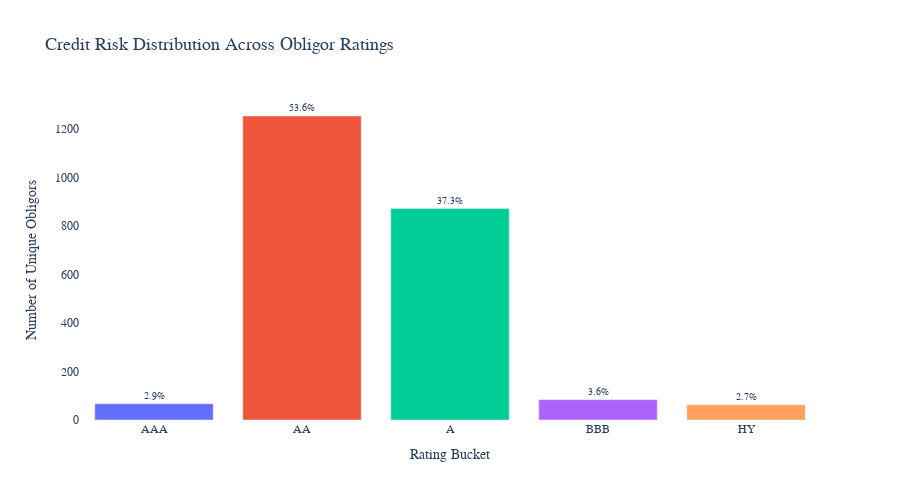

Notebook source saved alongside this figure:
### Code cell
analyze_credit_risk_distribution(portfolio_data)

### Figure 1 — Plotly figure (JSON) as saved in the notebook; plotly's stock layout.template omitted (floating-point values rounded to 4 significant figures)
{"data": [{"alignmentgroup": "True", "hovertemplate": "Rating Bucket=%{x}<br>Number of Obligors=%{y}<br>text=%{text}<extra></extra>", "legendgroup": "AAA", "marker": {"color": "#636EFA", "pattern": {"shape": ""}}, "name": "AAA", "offsetgroup": "AAA", "orientation": "v", "showlegend": true, "text": ["2.9%"], "textfont": {"size": 10}, "textposition": "outside", "type": "bar", "x": ["AAA"], "xaxis": "x", "y": [67], "yaxis": "y"}, {"alignmentgroup": "True", "hovertemplate": "Rating Bucket=%{x}<br>Number of Obligors=%{y}<br>text=%{text}<extra></extra>", "legendgroup": "AA", "marker": {"color": "#EF553B", "pattern": {"shape": ""}}, "name": "AA", "offsetgroup": "AA", "orientation": "v", "showlegend": true, "text": ["53.6%"], "textfont": {"size": 10}, "textposition": "outside", "type": "bar", "x": ["AA"], "xaxis": "x", "y": [1254], "yaxis": "y"}, {"alignmentgroup": "True", "hovertemplate": "Rating Bucket=%{x}<br>Number of Obligors=%{y}<br>text=%{text}<extra></extra>", "legendgroup": "A", "marker": {"color": "#00CC96", "pattern": {"shape": ""}}, "name": "A", "offsetgroup": "A", "orientation": "v", "showlegend": true, "text": ["37.3%"], "textfont": {"size": 10}, "textposition": "outside", "type": "bar", "x": ["A"], "xaxis": "x", "y": [872], "yaxis": "y"}, {"alignmentgroup": "True", "hovertemplate": "Rating Bucket=%{x}<br>Number of Obligors=%{y}<br>text=%{text}<extra></extra>", "legendgroup": "BBB", "marker": {"color": "#AB63FA", "pattern": {"shape": ""}}, "name": "BBB", "offsetgroup": "BBB", "orientation": "v", "showlegend": true, "text": ["3.6%"], "textfont": {"size": 10}, "textposition": "outside", "type": "bar", "x": ["BBB"], "xaxis": "x", "y": [84], "yaxis": "y"}, {"alignmentgroup": "True", "hovertemplate": "Rating Bucket=%{x}<br>Number of Obligors=%{y}<br>text=%{text}<extra></extra>", "legendgroup": "HY", "marker": {"color": "#FFA15A", "pattern": {"shape": ""}}, "name": "HY", "offsetgroup": "HY", "orientation": "v", "showlegend": true, "text": ["2.7%"], "textfont": {"size": 10}, "textposition": "outside", "type": "bar", "x": ["HY"], "xaxis": "x", "y": [63], "yaxis": "y"}], "layout": {"barmode": "relative", "font": {"family": "Segoe UI, sans-serif", "size": 12}, "height": 500, "legend": {"title": {"text": "Rating Bucket"}, "tracegroupgap": 0}, "plot_bgcolor": "white", "showlegend": false, "title": {"font": {"size": 18}, "text": "Credit Risk Distribution Across Obligor Ratings"}, "width": 900, "xaxis": {"anchor": "y", "categoryarray": ["AAA", "AA", "A", "BBB", "HY"], "categoryorder": "array", "domain": [0, 1], "title": {"text": "Rating Bucket"}}, "yaxis": {"anchor": "x", "domain": [0, 1], "title": {"text": "Number of Unique Obligors"}}}}
